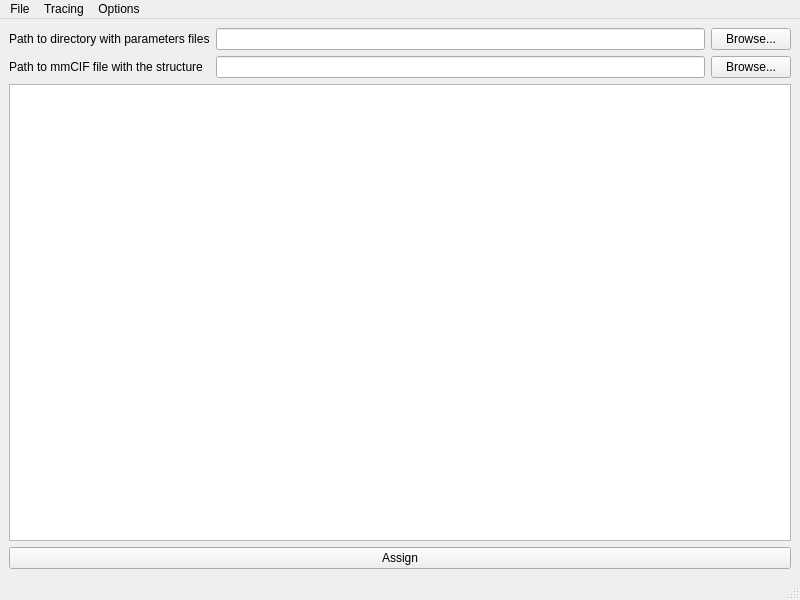
<?xml version="1.0" encoding="UTF-8"?>
<ui version="4.0">
 <class>MainWindow</class>
 <widget class="QMainWindow" name="MainWindow">
  <property name="geometry">
   <rect>
    <x>0</x>
    <y>0</y>
    <width>800</width>
    <height>600</height>
   </rect>
  </property>
  <property name="windowTitle">
   <string>GUI Assigner</string>
  </property>
  <widget class="QWidget" name="centralwidget">
   <layout class="QVBoxLayout" name="verticalLayout">
    <item>
     <layout class="QFormLayout" name="formLayout">
      <item row="0" column="0">
       <widget class="QLabel" name="ql_paramsDirPath">
        <property name="text">
         <string>Path to directory with parameters files</string>
        </property>
       </widget>
      </item>
      <item row="0" column="1">
       <layout class="QHBoxLayout" name="horizontalLayout">
        <item>
         <widget class="QLineEdit" name="qle_paramsDirPath"/>
        </item>
        <item>
         <widget class="QPushButton" name="qpb_browseParams">
          <property name="text">
           <string>Browse...</string>
          </property>
         </widget>
        </item>
       </layout>
      </item>
      <item row="1" column="0">
       <widget class="QLabel" name="ql_cifFilePath">
        <property name="text">
         <string>Path to mmCIF file with the structure</string>
        </property>
       </widget>
      </item>
      <item row="1" column="1">
       <layout class="QHBoxLayout" name="horizontalLayout_2">
        <item>
         <widget class="QLineEdit" name="qle_cifFilePath"/>
        </item>
        <item>
         <widget class="QPushButton" name="qpb_browseCif">
          <property name="text">
           <string>Browse...</string>
          </property>
         </widget>
        </item>
       </layout>
      </item>
     </layout>
    </item>
    <item>
     <widget class="QTableView" name="qtbv_assignment"/>
    </item>
    <item>
     <layout class="QHBoxLayout" name="horizontalLayout_3">
      <item>
       <widget class="QPushButton" name="qpb_assign">
        <property name="text">
         <string>Assign</string>
        </property>
       </widget>
      </item>
     </layout>
    </item>
   </layout>
  </widget>
  <widget class="QMenuBar" name="menubar">
   <property name="geometry">
    <rect>
     <x>0</x>
     <y>0</y>
     <width>800</width>
     <height>30</height>
    </rect>
   </property>
   <widget class="QMenu" name="menuFile">
    <property name="title">
     <string>File</string>
    </property>
    <addaction name="qa_actionExit"/>
   </widget>
   <widget class="QMenu" name="menuTracing">
    <property name="title">
     <string>Tracing</string>
    </property>
    <addaction name="separator"/>
    <addaction name="qa_setupTracepoints"/>
    <addaction name="qa_viewLastTrace"/>
   </widget>
   <widget class="QMenu" name="menuOptions">
    <property name="title">
     <string>Options</string>
    </property>
    <addaction name="qa_assignmentParameters"/>
   </widget>
   <addaction name="menuFile"/>
   <addaction name="menuTracing"/>
   <addaction name="menuOptions"/>
  </widget>
  <widget class="QStatusBar" name="statusbar"/>
  <action name="qa_actionExit">
   <property name="text">
    <string>Exit</string>
   </property>
  </action>
  <action name="qa_setupTracepoints">
   <property name="text">
    <string>Setup tracepoints</string>
   </property>
  </action>
  <action name="qa_viewLastTrace">
   <property name="text">
    <string>View last trace</string>
   </property>
  </action>
  <action name="qa_assignmentParameters">
   <property name="text">
    <string>Assignment parameters</string>
   </property>
  </action>
 </widget>
 <resources/>
 <connections/>
</ui>
